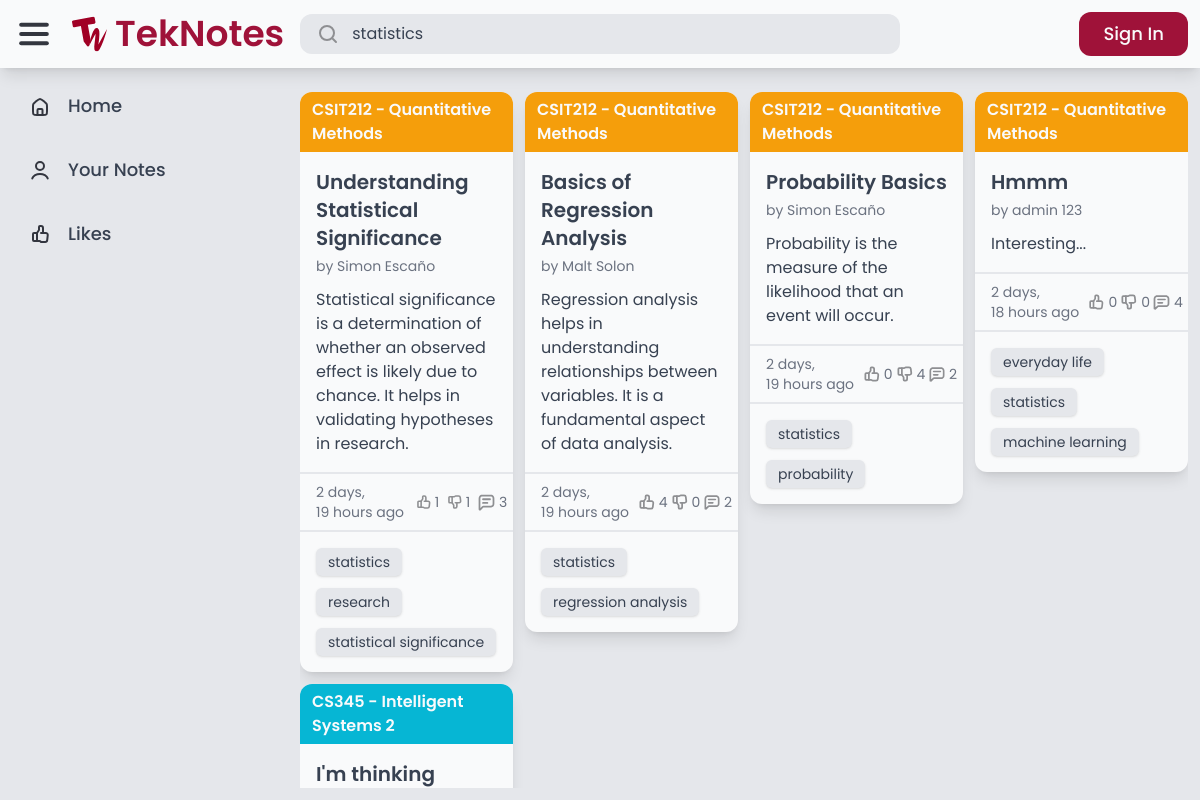
The app's page /search/?query=statistics with its own data.
### note/models.py (models this page shows, shortened)
class Note(models.Model):
    title = models.CharField(max_length=255)
    content = models.TextField(max_length=255, blank=True)
    course = models.ForeignKey(Course, null=True, blank=True, on_delete=models.SET_NULL)
    created_by = models.ForeignKey(User, related_name='notes', on_delete=models.CASCADE)
    created_at = models.DateTimeField(auto_now_add=True)
    modified_at = models.DateTimeField(auto_now=True)
    likes = models.ManyToManyField(User, related_name='likes', blank=True)
    dislikes = models.ManyToManyField(User, related_name='dislikes', blank=True)
    tags = models.ManyToManyField(Tag, related_name='notes', blank=True)

class Course(models.Model):
    COLORS = [
        ('red-500', 'Red'),
        ('orange-500', 'Orange'),
        ('amber-500', 'Amber'),
        ('lime-500', 'Lime'),
        ('green-500', 'Green'),
        ('emerald-500', 'Emerald'),
        ('teal-500', 'Teal'),
        ('cyan-500', 'Cyan'),
        ('blue-500', 'Blue'),
        ('indigo-500', 'Indigo'),
        ('violet-500', 'Violet'),
        ('purple-500', 'Purple'),
        ('fuschia-500', 'Fuschia'),
        ('pink-500', 'Pink'),
    ]
    code = models.CharField(max_length=20)
    description = models.CharField(max_length=255)
    color = models.CharField(max_length=20, choices=COLORS, default='gray-500')
    def __str__(self):
        return f'{self.code} - {self.description}'

class Tag(models.Model):
    name = models.CharField(max_length=50, unique=True)
    def __str__(self):
        return self.name

### core/views.py (the view)
# urls.py: path('search/', views.search, name='search'),
def search(request):
    query = request.GET.get('query', '')
    if query:
        notes = Note.objects.filter(
            Q(title__icontains=query) |
            Q(content__icontains=query) |
            Q(tags__name__icontains=query) |
            Q(course__description__icontains=query) |
            Q(created_by__username__icontains=query) |
            Q(created_by__first_name__icontains=query) |
            Q(created_by__last_name__icontains=query)
        ).distinct()
    else:
        notes = Note.objects.all()
    return render(request, 'core/index.html', {
        'notes': notes,
        'query': query,
    })

### core/templates/core/index.html (shortened to what this page needs)
{% extends 'core/base.html' %}
{% load static %}
{% block content %}
    <div class="flex flex-1 overflow-hidden hover:overflow-y-auto">
        <div id="notes" class="flex flex-1 gap-3" style="display: none;">
            {% for note in notes %}
                <div class="note" data-note-id="{{ note.id }}">
                    {% include 'core/partials/note.html' %}
                </div>
            {% endfor %}
        </div>
        <div id="notes-container" class="flex flex-1 gap-3"></div>
    </div>
{% endblock %}

### core/templates/core/partials/note.html
{% load static %}
<a href="#{{ note.title }}" class="flex flex-col bg-gray-50 rounded-xl shadow-lg">
    {% if note.course %}
        <div class="flex bg-{{ note.course.color }} px-3 py-1.5 rounded-t-xl">
            <p class="text-gray-50 font-semibold">{{ note.course }}</p>
        </div>
    {% endif %}
    <div class="flex flex-col p-4 gap-3">
        <div class="flex flex-col gap-1">
            <h1 class="text-xl text-gray-700 font-semibold">{{ note.title }}</h1>
            <p class="text-sm text-gray-500">by {{ note.created_by.first_name }} {{ note.created_by.last_name }}</p>
        </div>
        <div class="">
            <p class="text-gray-700">
                {{ note.content }}
            </p>
        </div>
    </div>
    <div class="flex justify-between px-4 py-2 border-t-2 border-gray-200">
        <p class="text-gray-500 text-sm">{{ note.modified_at|timesince }} ago</p>
        <div class="flex gap-3">
            <div class="flex gap-0.5 items-center">
                <img src="{% if request.user in note.likes.all %}{% static 'core/icons/thumbed_up.svg' %}{% else %}{% static 'core/icons/thumb_up.svg' %}{% endif %}" alt="thumb_up">
                <p class="text-sm {% if request.user in note.likes.all %}text-yellow-500 font-medium{% else %}text-gray-500{% endif %}">{{ note.likes.count }}</p>
            </div>
            <div class="flex gap-0.5 items-center">
                <img src="{% if request.user in note.dislikes.all %}{% static 'core/icons/thumbed_down.svg' %}{% else %}{% static 'core/icons/thumb_down.svg' %}{% endif %}" alt="thumb_down">
                <p class="text-sm {% if request.user in note.dislikes.all %}text-yellow-500 font-medium{% else %}text-gray-500{% endif %}">{{ note.dislikes.count }}</p>
            </div>
            <div class="flex gap-0.5 items-center">
                <img src="{% static 'core/icons/comment.svg' %}" alt="comment">
                <p class="text-sm text-gray-500">{{ note.tags.count }}</p>
            </div>
        </div>
    </div>
    <div class="flex flex-wrap p-4 gap-3 border-t-2 border-gray-200 rounded-b-xl">
        {% for tag in note.tags.all|slice:":3" %}
            <p class="bg-gray-200 text-sm text-gray-700 shadow px-3 py-1 rounded-md inline-block">{{ tag }}</p>
        {% endfor %}
    </div>
</a>

### records on screen
Note: course "CSIT212 - Quantitative Methods", title "Understanding Statistical Significance", created_by.first_name "Simon", created_by.last_name "Escaño", content "Statistical significance is a determination of whether an observed effect is likely due to chance. It helps in validating hypotheses in research.", modified_at "2 days, 19 hours", likes.count "1", dislikes.count "1", tags.count "3"
Tag: name "statistics"
Tag: name "research"
Tag: name "statistical significance"
Note: course "CSIT212 - Quantitative Methods", title "Basics of Regression Analysis", created_by.first_name "Malt", created_by.last_name "Solon", content "Regression analysis helps in understanding relationships between variables. It is a fundamental aspect of data analysis.", modified_at "2 days, 19 hours", likes.count "4", dislikes.count "0", tags.count "2"
Tag: name "regression analysis"
Note: course "CSIT212 - Quantitative Methods", title "Probability Basics", created_by.first_name "Simon", created_by.last_name "Escaño", content "Probability is the measure of the likelihood that an event will occur.", modified_at "2 days, 19 hours", likes.count "0", dislikes.count "4", tags.count "2"
Tag: name "probability"
Note: course "CSIT212 - Quantitative Methods", title "Hmmm", created_by.first_name "admin", created_by.last_name "123", content "Interesting...", modified_at "2 days, 18 hours", likes.count "0", dislikes.count "0", tags.count "4"
Tag: name "everyday life"
Tag: name "machine learning"
Note: course "CS345 - Intelligent Systems 2", title "I'm thinking"
